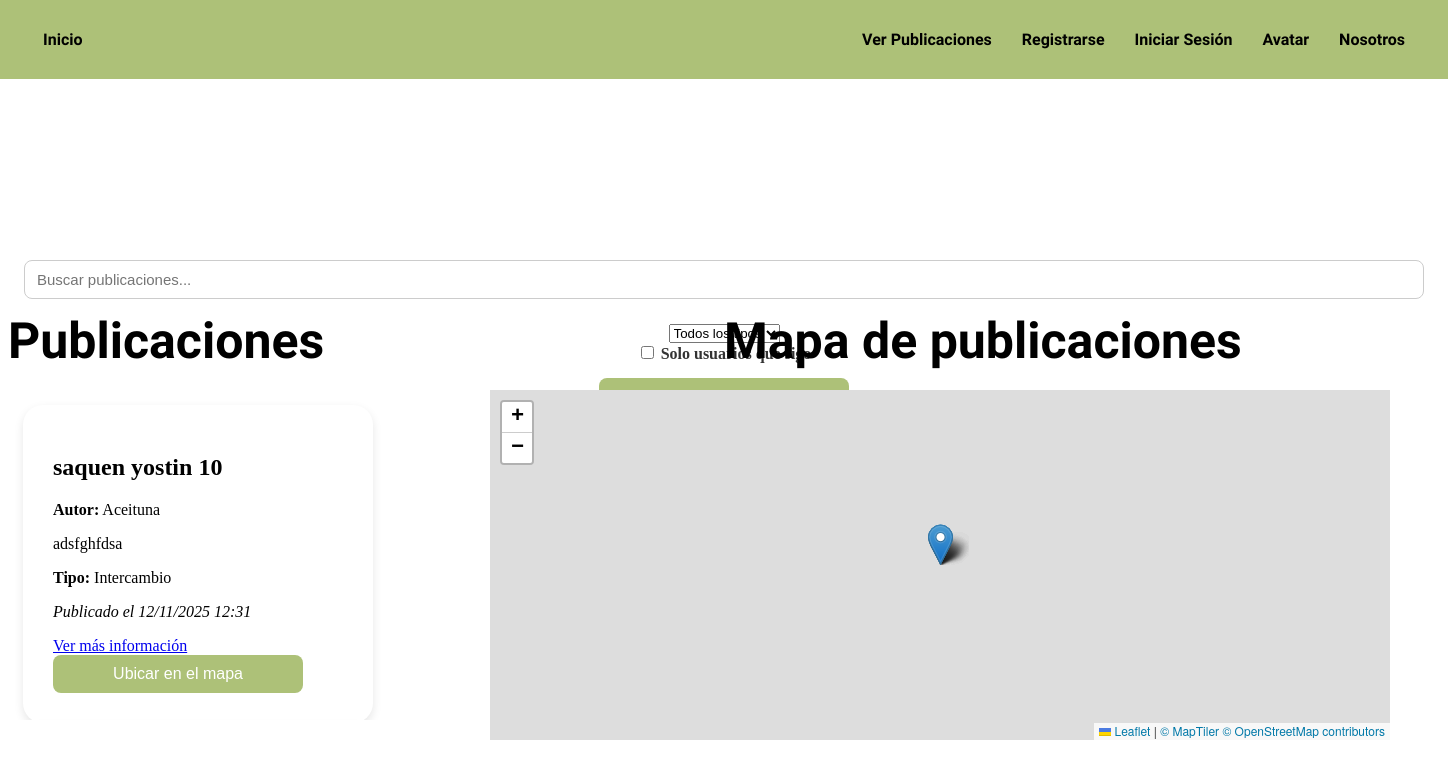
The app's page /publicaciones/ with its own data.
### BookityApp/models.py (models this page shows)
class Publicacion(models.Model):
    user = models.ForeignKey('auth.User', on_delete=models.CASCADE)
    titulo = models.CharField(max_length=100)
    descripcion = models.TextField()
    contacto = models.CharField(max_length=100)
    tipo = models.CharField(max_length=20, choices=[('Intercambio', 'Intercambio'), ('Donación', 'Donación')], default='Donación')
    fecha_publicacion = models.DateTimeField(auto_now_add=True)
    ubicacion = models.CharField(max_length=100)
    latitud = models.FloatField()
    longitud = models.FloatField()
    radio_marcador = models.FloatField(default=50)
    estado = models.CharField(max_length=20, choices=[('Disponible', 'Disponible'), ('Cerrado', 'Cerrado')], default='Disponible')
    trato_cerrado_con = models.ForeignKey('auth.User', related_name='trato_cerrado_con', on_delete=models.SET_NULL, null=True, blank=True)
    calificacion = models.IntegerField(null=True, blank=True)
    resena = models.TextField(null=True, blank=True)

### BookityApp/views.py (the view)
# urls.py: path('publicaciones/', publicaciones, name='publicaciones'),
def publicaciones(request):
    publicaciones = Publicacion.objects.all().filter(estado='Disponible').order_by('-fecha_publicacion')
    query = request.GET.get('q')
    filtro_seguidos = request.GET.get('filtro-seguidos')
    tipo_filtro = request.GET.get('tipo_filtro')
    if tipo_filtro == 'Intercambios':
        publicaciones = publicaciones.filter(tipo='Intercambio')
    elif tipo_filtro == 'Donaciones':
        publicaciones = publicaciones.filter(tipo='Donación')
    if filtro_seguidos and request.user.is_authenticated:
        perfil_usuario = Perfil.objects.get(user=request.user)
        usuarios_seguidos = perfil_usuario.usuarios_seguidos.all()
        publicaciones = publicaciones.filter(user__in=[perfil.user for perfil in usuarios_seguidos])
    if query:
        publicaciones = publicaciones.filter(
            Q(titulo__icontains=query) | Q(descripcion__icontains=query)
        )
    return render(request, 'BookityApp/publicaciones.html', {
        'publicaciones': publicaciones
    })

### BookityApp/templates/BookityApp/publicaciones.html (shortened to what this page needs)
{% extends 'BookityApp/base.html' %}
{% load static %}
{% block extra_head %}
<link rel="stylesheet" href="https://unpkg.com/leaflet@1.9.4/dist/leaflet.css" />
{% endblock %}
{% block content %}
<div class="contenedor_busqueda" style="height: 250px;">
  <form method="get" action="{% url 'publicaciones' %}" style="margin-top:0px;">
      <input type="text" name="q" placeholder="Buscar publicaciones..." value="{{ request.GET.q }}" style="width: 1400px;">
      <select name="tipo_filtro" style="margin-top:25px;">
          <option value="">Todos los tipos</option>
      </select>
      <label style="align-self:center;">
        <input type="checkbox" name="filtro-seguidos" value="1" {% if request.GET.solo_seguidos %}checked{% endif %}>
        Solo usuarios que sigo
      </label>
      <button type="submit" class="boton_busca">Buscar</button>
  </form>
</div>
<div class="contenedor-titulos">
  <h1 class="titulo-seccion" style="margin-right: 0px;">Publicaciones</h1>
  <h1 class="titulo-seccion" style="margin-right: 0px;">Mapa de publicaciones</h1>
</div>
<div class="contenedor-principal">
  <div class="contenedor-publicaciones">
    {% if publicaciones %}
      <div class="scroll-box">
        {% for publicacion in publicaciones %}
          {% if publicacion.estado == 'Disponible' %}
            <div class="publicacion">
              <h2>{{ publicacion.titulo }}</h2>
              <p><strong>Autor:</strong> {{ publicacion.user.username }}</p>
              <p>{{ publicacion.descripcion|truncatechars:30 }}</p>
              <p><strong>Tipo:</strong> {{ publicacion.tipo }}</p>
              <p><em>Publicado el {{ publicacion.fecha_publicacion|date:"d/m/Y H:i" }}</em></p>
              <div>
                <a href="{% url 'detalle' publicacion.id %}">Ver más información</a>
              </div>
              <button id="id_boton_ubicar_publicacion{{ publicacion.id }}">Ubicar en el mapa</button>
            </div>
          {% endif %}
        {% endfor %}
      </div>
    {% else %}
      <p>No publicaciones encontradas.</p>
    {% endif %}
  </div>
  <div class="contenedor-mapa">
    <div id="map"></div>
  </div>
</div>
{% endblock %}

### BookityApp/static/css/styles.css (style rules this page uses)
body { padding-top: 70px; }
form { display: flex; flex-direction: column; align-items: center; justify-content: center; min-height: 25vh; gap: 0px; background-color: white; }
.form-control, input[type="text"], input[type="password"], input[type="email"] { width: 320px; padding: 10px 12px; border: 1px solid #ccc; border-radius: 8px; font-size: 15px; box-sizing: border-box; transition: all 0.2s ease-in-out; }
label { font-weight: bold; color: #333; margin-bottom: 5px; align-self: flex-start; }
button, input[type="submit"] { width: 250px; padding: 10px; border: none; background-color:#adc178; color: white; border-radius: 8px; font-size: 16px; cursor: pointer; transition: background-color 0.2s ease-in-out; }
.contenedor-titulos { display: grid; grid-template-columns: 1fr 1fr; justify-items: space-between; margin-bottom: 20px; margin-top: -50px; }
.contenedor-principal { display: flex; gap: 0px; margin-top: 0px; }
.contenedor-publicaciones { display: grid; grid-template-columns: repeat(4, 1fr); gap: 0px; justify-items: start; padding: 0px; }
.contenedor-mapa { flex: 2; }
.scroll-box { height: 300px; width: 350px; overflow-y: auto; border: 2px transparent; padding: 15px; background-color:transparent; margin-right: 100px; }
.publicacion { background-color: transparent; border: transparent; border-radius: 20px; padding: 30px; box-shadow: 0 4px 10px rgba(0,0,0,0.1); transition: transform 0.2s ease, box-shadow 0.2s ease; }
#map { height: 350px; width: 900px; margin-right:50px; }
.titulo-seccion { font-family: 'Sour Gummy', sans-serif; font-size: 50px; margin-bottom: 0px; }
.publicacion { margin-bottom:0px; margin-top:0px; }
.boton_busca { background-color: #adc178; color: white; border: none; border-radius: 8px; padding: 10px 25px; font-size: 18px; cursor: pointer; transition: background 0.3s; margin-left: 0px; margin-top: 10px; }

### records on screen
Publicacion: titulo "saquen yostin 10", user.username "Aceituna", descripcion "adsfghfdsa", tipo "Intercambio", fecha_publicacion "12/11/2025 12:31"
